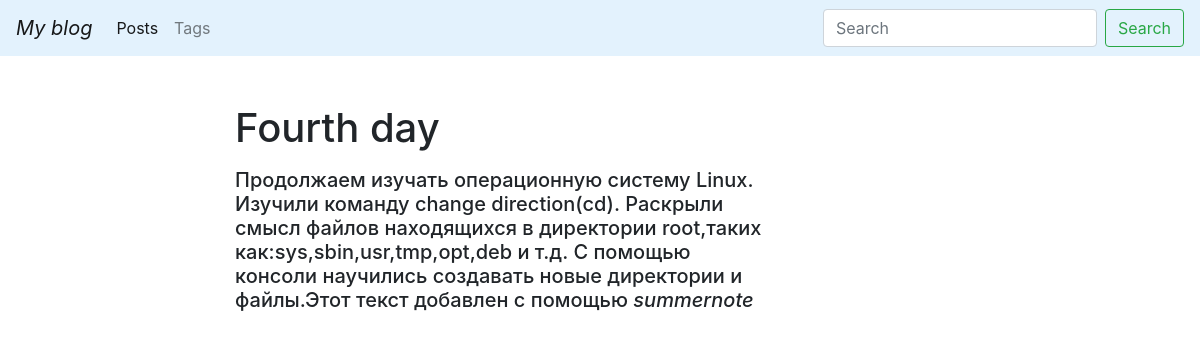
Screenshot of /blog/post/fourth-day-1595410525/ with the database file from the repository.
### blog/models.py (models this page shows, shortened)
class Post(models.Model):
    title = models.CharField(max_length= 150, db_index=True)
    slug = models.SlugField(max_length=150, blank=True, unique=True)
    body = models.TextField(blank=True, db_index=True)
    date_pub = models.DateTimeField(auto_now_add=True)
    tags = models.ManyToManyField('Tag', blank=True, related_name='posts')
    class Meta:
        ordering = ['-date_pub']

### blog/views.py (the view)
# urls.py: path('post/<str:slug>/', PostDetail.as_view(), name='post_detail_url'),
class PostDetail(ObjectDetailMixin, View):
    model = Post
    template = 'blog/post_detail.html'

### blog/utils.py (called while the page is built)
    def get(self, request, slug):
        obj = get_object_or_404(self.model, slug__iexact=slug)
        return render(request, self.template, context={self.model.__name__.lower(): obj, 'admin_obj': obj, 'detail': True})

### blog/templates/blog/post_detail.html (shortened to what this page needs)
{% extends 'blog/base_blog.html'%}
{% block content%}
    <h1 class="mt-5" >
        {{ post.title }}
    </h1>
    <p>
        {{ post.body|safe }}
    </p>
{% endblock %}

### rows the page displays
Post: title "Fourth day", body "Продолжаем изучать операционную систему Linux. Изучили команду change direction(cd). Раскрыли смысл файлов находящихся в директории root,таких как:sys,sbin,usr,tmp,opt,deb и т.д. С помощью консоли научились создавать новые директории и файлы.Этот текст добавлен с помощью summernote"
